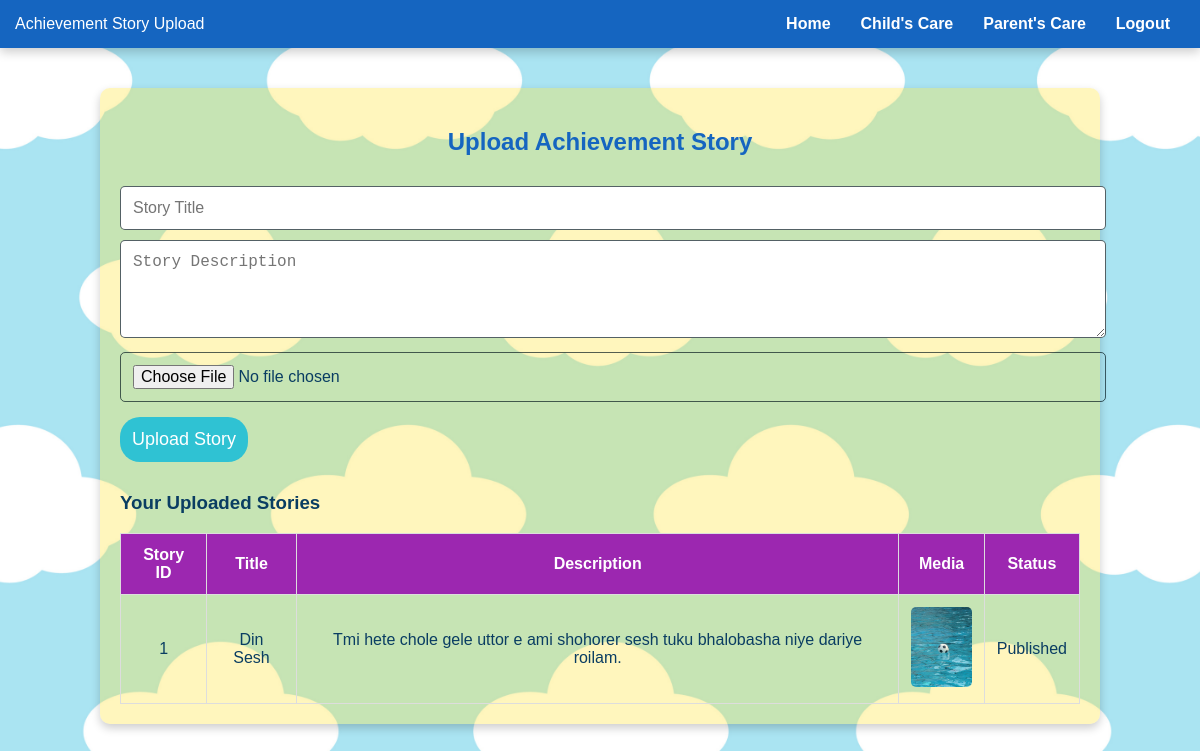
The app's page /achievement_upload.php (signed in) with its own data.
### tables this page shows
CREATE TABLE `achievement_stories` (
  `id` int(11) NOT NULL,
  `user_id` int(11) NOT NULL,
  `title` varchar(255) NOT NULL,
  `description` text NOT NULL,
  `media_path` varchar(255) DEFAULT NULL,
  `is_published` tinyint(1) DEFAULT 0,
  `created_at` timestamp NOT NULL DEFAULT current_timestamp()
);

### achievement_upload.php (the view, shortened to what this page needs)
<?php
include 'db.php';
$user_id = $_SESSION['user_id'];
$stmt = $conn->prepare("SELECT * FROM achievement_stories WHERE user_id = ? ORDER BY created_at DESC");
$stmt->bind_param('i', $user_id);
$stmt->execute();
$stories_result = $stmt->get_result();
?>
<!DOCTYPE html>
<html lang="en">
<head>
</head>
<body>
<nav class="navbar">
    <span>Achievement Story Upload</span>
    <ul>
        <li><a href="parent_dashboard.php">Home</a></li>
        <li><a href="childcare.php">Child's Care</a></li>
        <li><a href="parentcare.php">Parent's Care</a></li>
        <li><a href="parent_logout.php">Logout</a></li>
    </ul>
</nav>
<div class="container">
    <h2>Upload Achievement Story</h2>
    <form method="POST" enctype="multipart/form-data">
        <input type="text" name="title" placeholder="Story Title" required />
        <textarea name="description" placeholder="Story Description" rows="4" required></textarea>
        <input type="file" name="media" accept="image/*" />
        <button type="submit">Upload Story</button>
    </form>
    <h3>Your Uploaded Stories</h3>
    <table>
        <thead>
            <tr>
                <th>Story ID</th>
                <th>Title</th>
                <th>Description</th>
                <th>Media</th>
                <th>Status</th>
            </tr>
        </thead>
        <tbody>
            <?php while ($row = $stories_result->fetch_assoc()): ?>
                <tr>
                    <td><?= htmlspecialchars($row['id']) ?></td>
                    <td><?= htmlspecialchars($row['title']) ?></td>
                    <td><?= htmlspecialchars($row['description']) ?></td>
                    <td>
                        <?php if ($row['media_path']): ?>
                            <img src="<?= htmlspecialchars($row['media_path']) ?>" alt="Story Media" class="story-img" />
                        <?php else: ?>
                            No media
                        <?php endif; ?>
                    </td>
                    <td><?= $row['is_published'] ? 'Published' : 'Pending' ?></td>
                </tr>
            <?php endwhile; ?>
        </tbody>
    </table>
</div>
</body>
</html>

### achievement_upload.php (style rules this page uses)
body { font-family: 'Poppins', sans-serif; background: #f0f8ff url('story.png') no-repeat center center fixed; background-size: cover; color: #0a3d62; margin: 0; min-height: 100vh; }
.navbar { background: #1565C0; color: white; padding: 15px; display: flex; justify-content: space-between; align-items: center; box-shadow: 0 4px 10px rgba(0,0,0,0.2); }
.navbar ul { list-style: none; margin: 0; padding: 0; display: flex; }
.navbar ul li { margin: 0 15px; }
.navbar ul li a { color: white; text-decoration: none; font-weight: bold; transition: color 0.3s ease-in-out; }
.container { width: 80%; margin: 40px auto; background: white; padding: 20px; border-radius: 10px; box-shadow: 0 4px 10px rgba(0,0,0,0.2); text-align: left; border-color: rgba(0, 204, 255, 1); border-width: 10px; background: rgba(255, 228, 56, 0.33); }
h2 { color: #1565C0; margin-bottom: 20px; text-align: center; }
form { margin-bottom: 30px; }
input, textarea { width: 100%; padding: 12px; margin-top: 10px; border: 1px solid #01141aab; border-radius: 5px; font-size: 16px; }
button { background: #2fc2d3ff; color: white; padding: 12px; border: none; font-size: 18px; cursor: pointer; margin-top: 15px; border-radius: 20px; transition: background 0.3s ease-in-out; }
table { width: 100%; border-collapse: collapse; margin-top: 10px; }
th, td { border: 1px solid #ddd; padding: 12px; text-align: center; }
th { background-color: #9C27B0; color: white; }
img.story-img { max-width: 100px; max-height: 80px; border-radius: 5px; }

### records on screen
achievement_stories: id "1", title "Din Sesh", description "Tmi hete chole gele uttor e ami shohorer sesh tuku bhalobasha niye dariye roilam.", media_path (picture), is_published "Published"
